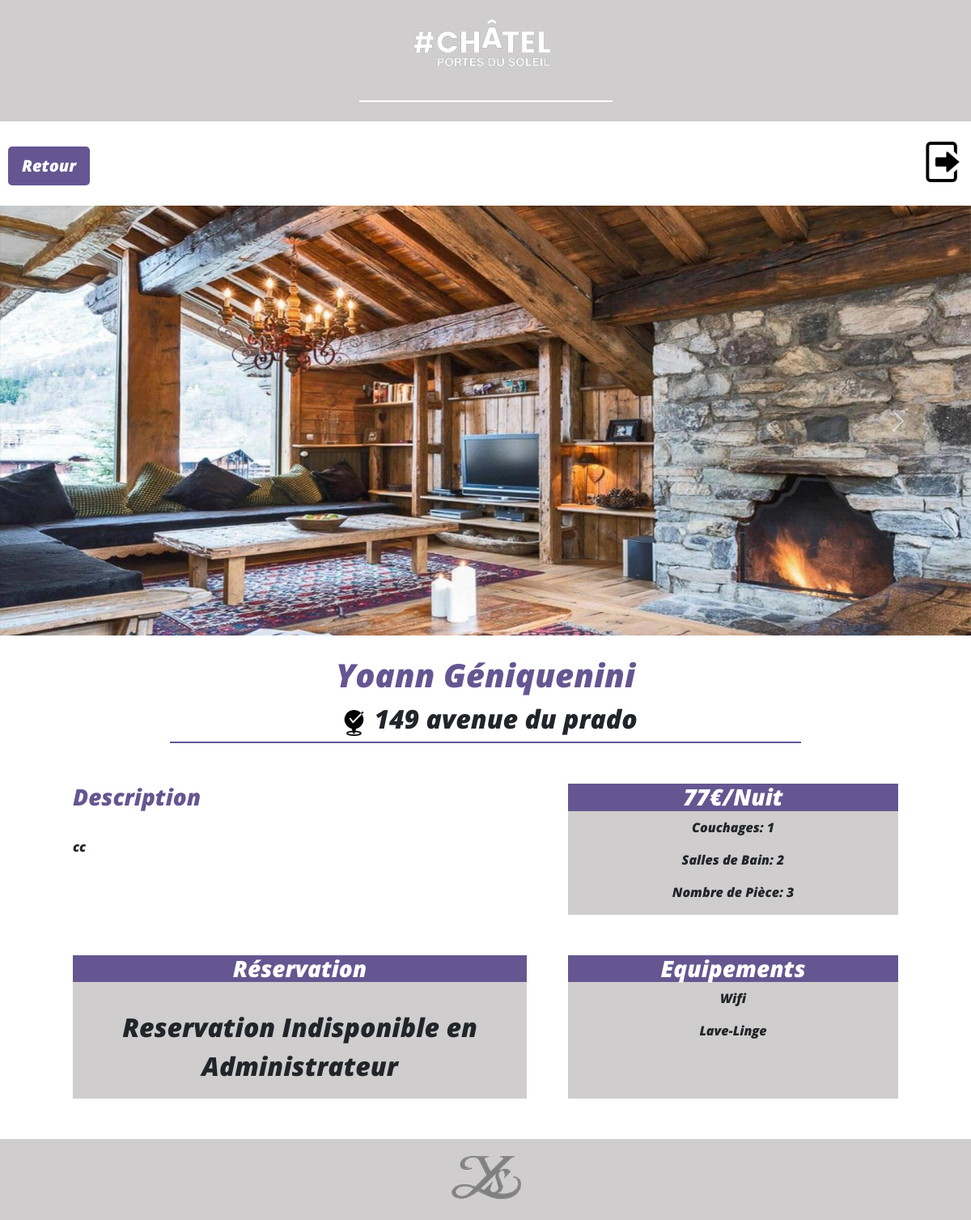
Screenshot of /website_sources/admin/dashboard/details_gite.php?id_gite=100 (signed in) with the database file from the repository.
### tables this page shows
CREATE TABLE `gite` (
  `id_gite` int(11) NOT NULL,
  `nom` varchar(255) DEFAULT NULL,
  `dispo` varchar(100) DEFAULT NULL,
  `adresse` varchar(255) DEFAULT NULL,
  `prix` varchar(50) DEFAULT NULL,
  `categorie` varchar(255) DEFAULT NULL,
  `nbr_couchage` int(11) DEFAULT NULL,
  `nbr_sdb` int(11) DEFAULT NULL,
  `nbr_piece` int(11) DEFAULT NULL,
  `equipement_1` varchar(100) DEFAULT NULL,
  `equipement_2` varchar(100) DEFAULT NULL,
  `equipement_3` varchar(100) DEFAULT NULL,
  `equipement_4` varchar(100) DEFAULT NULL,
  `descrip` longtext DEFAULT NULL,
  `img_pre` varchar(255) DEFAULT NULL,
  `img_carrou_1` varchar(255) DEFAULT NULL,
  `img_carrou_2` varchar(255) DEFAULT NULL,
  `img_carrou_3` varchar(255) DEFAULT NULL
);

### website_sources/inc/CRUD/read_select.php (called while the page is built, shortened)
<?php
if(isset($_GET['id_gite']) && !empty($_GET['id_gite'])){
    require_once('../../inc/db/connect.php');
    $id_gite = strip_tags($_GET['id_gite']);
    $sql = 'SELECT * FROM `gite` WHERE `id_gite` = :id_gite;';
    $query = $db->prepare($sql);
    $query->bindValue(':id_gite', $id_gite, PDO::PARAM_INT);
    $query->execute();
    $gite = $query->fetch();
}else{
        $_SESSION['erreur'] = "URL invalide";
        header('Location:index.php');
}
?>

### website_sources/admin/dashboard/details_gite.php (the view, shortened to what this page needs)
<?php
require_once('../../inc/CRUD/read_select.php');
?>
<!DOCTYPE html>
<html lang="fr">
<head>
    <link rel="stylesheet" href="https://cdn.jsdelivr.net/npm/bootstrap@4.5.3/dist/css/bootstrap.min.css">
    <link rel="stylesheet" href="../../assets/css/bootstrap.min.css">
    <link rel="stylesheet" href="../../assets/css/style_details.css">
</head>
<body>
    <header>
        <nav class="top navbar-expand-lg nav_me">
            <div class="nav_dash">
                <div class="chatel">
                    <img class="ligne" src="../../assets/img/Logo/chatel_logo.png" alt="Chatel Logo">
                </div>
            </div>
        </nav>
    </header>
    <main>
        <div class="menu">
            <div class="bu_retour">
                <a class="rubberBand bu btn btn-lg" href="index.php" role="button">Retour</a>
            </div>
            <div class="deco">
                <a  href="../../inc/connect_admin/deconnection.php"><img class="rubberBand" src="../../assets/img/icone/deco_ico.png" alt="Deconnexion" width="50px"></a>
            </div>
        </div>
        <div id="carouselExampleFade" class="carousel slide carousel-fade" data-bs-ride="carousel">
            <div class="carousel-inner">
                <div class="carousel-item active">
                    <img src="<?=$gite['img_carrou_1']?>" class="d-block w-100" alt="carrou_1">
                </div>
            </div>
            <a class="carousel-control-prev" href="#carouselExampleFade" role="button" data-bs-slide="prev">
                <span class="carousel-control-prev-icon" aria-hidden="true"></span>
            </a>
            <a class="carousel-control-next" href="#carouselExampleFade" role="button" data-bs-slide="next">
                <span class="carousel-control-next-icon" aria-hidden="true"></span>
            </a>
        </div>
        <div class="titre">
            <h1><?=$gite['nom'] ?></h1>
            <h2 class="ligne_detail"><img  src="../../assets/img/icone/localisation_ico.png" alt="icone local" width="50px"><?=$gite['adresse'] ?></h2>
        </div>
        <div class="detail">
            <div class="desc_tarif">
                <div class="desc">
                    <h3 class="titre_desc">Description</h3><br>
                    <p class="txt_desc">
                        <?=$gite['descrip'] ?>
                    </p>
                </div>
                <div class="tarif">
                    <h3 class="tar"><?=$gite['prix'] ?>€/Nuit</h3>
                    <p>Couchages: <?=$gite['nbr_couchage'] ?></p>
                    <p>Salles de Bain: <?=$gite['nbr_sdb'] ?></p>
                    <p>Nombre de Pièce: <?=$gite['nbr_piece'] ?></p>
                </div>
            </div>
            <div class="reserv_equip">
                <div class="reserv">
                    <h3 class="titre_reserv">Réservation</h3><br>
                    <p class="txt_reserv">
                        Reservation Indisponible en Administrateur
                    </p>
                </div>
                <div class="equipe">
                    <h3 class="titre_equip">Equipements</h3>
                    <p><?=$gite['equipement_1'] ?></p>
                    <p><?=$gite['equipement_2'] ?></p>
                </div>
            </div>
        </div>
    </main>
    <footer class="bottom">
        <img class="logo " src="../../assets/img/Logo/logo.png" alt="Logo YS" width="100px">
    </footer>
</body>
</html>

### website_sources/assets/css/style_details.css (style rules this page uses)
html { width: 100% auto; height: 100% auto; }
body { font-family: 'Opensans'; }
.nav_me { height: 150px; width: 100%; background-color: #cfcdcd; margin-bottom: 5px; }
.ligne { border-bottom:solid 2px white; }
.nav_dash { width: 100%; }
.chatel { width: 100%; text-align: center; }
.menu { width: 100%; margin-top: 25px; margin-bottom: 25px; display: flex; justify-content: space-between; }
.bu_retour { padding-top: 6px; margin-left: 10px; }
.bu { background-color: #655691; color: white; font-weight: normal; }
.deco { padding-top: 0px; margin-right: 10px; }
.titre { width: 100%; margin-top: 25px; margin-left: auto; margin-right: auto; text-align: center; }
h1 { color: #655691; font-weight: bold; }
.ligne_detail { width: 65%; margin-left: auto; margin-right: auto; border-bottom:solid 2px #655691; }
.detail { width: 85%; margin-left: auto; margin-right: auto; margin-bottom: 50px; }
.detail p { font-weight: bold; }
.desc_tarif { display: flex; flex-wrap: wrap; justify-content: space-between; margin-top: 50px; }
.desc { width: 55%; }
.titre_desc { color: #655691; font-weight: bold; }
.txt_desc { font-weight: 500!important; font-size: 1rem!important; }
.tarif { width: 40%; background-color: #cfcdcd; text-align: center; }
.tar { background-color: #655691; color: white; font-weight: bold; }
.reserv_equip { display: flex; flex-wrap: wrap; justify-content: space-between; margin-top: 50px; }
.reserv { width: 55%; background-color: #cfcdcd; text-align: center; }
.titre_reserv { background-color: #655691; color: white; font-weight: bold; }
.txt_reserv { font-size: 2rem; }
.equipe { width: 40%; background-color: #cfcdcd; text-align: center; }
.titre_equip { background-color: #655691; color: white; font-weight: bold; }
footer { width: 100%; background-color: #cfcdcd; text-align: center; margin-top: 25px; }

### rows the page displays
gite: img_carrou_1 (picture), nom "Yoann Géniquenini", adresse "149 avenue du prado", descrip "cc", prix "77", nbr_couchage "1", nbr_sdb "2", nbr_piece "3", equipement_1 "Wifi", equipement_2 "Lave-Linge"
